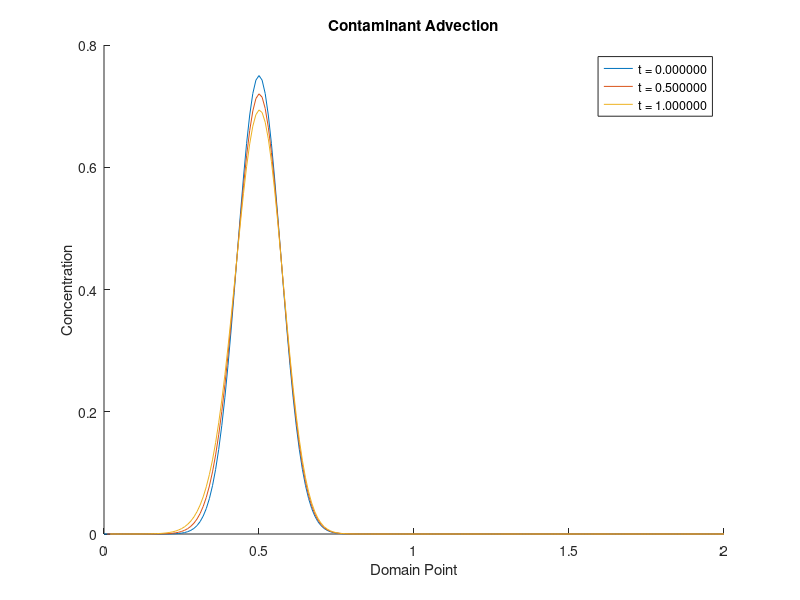

Recreate this plot in MATLAB.
 function Diffusion()  
        x_start = 0;
        x_step  = 0.01; % delta x
        x_end   = 2;
    
        t_start = 0;
        t_step = 0.5; % delta t
        t_end = 1;
        
        xVals = x_start : x_step : x_end;
        tVals = t_start : t_step : t_end;
        
        c = zeros(length(xVals), length(tVals));
        D = 1;

        % c_t -> t = 0 (c_0)
        for x = 1 : length(xVals)
            c(x, 1) = 0.75 * exp(-((xVals(x) - 0.5)/0.1)^2);
        end

        % Loop through all t (time) values
        for t = 1 : length(tVals)-1
            % Loop through all x (domain) values
            for x = 2 : length(xVals)-1
                % Calculate delta t over x * diffusion values
                dt_x = D * (t_step / (xVals(x)^2));
                
                % Calculate the contamination value at the current position,
                % at the next time step
                c(x, t+1) = c(x, t) + (dt_x * (c(x + 1, t) - (2 * c(x, t)) + c(x - 1, t)));
            end
            
            % Wrap back around to allow for matrix edges to be calculated
            dt_x = D * (t_step / xVals(1)^2);
            c(1, t+1) = c(x, t) + (dt_x * (c(x + 1, t) - (2 * c(x, t)) + c(x - 1, t)));
        end
        
        % Plot results from previous calculations
        plotResults(c, xVals, tVals);
end

    function plotResults(c, xVals, tVals)
        figure();        
        
        title('Contaminant Advection');
        xlabel('Domain Point'); 
        ylabel('Concentration'); 

        hold on;
        
        for t = 1 : length(tVals)
            plot(xVals, c(:, t));
        end

        legend(cellstr(num2str(tVals', 't = %f')));
        
        hold off;
    end
